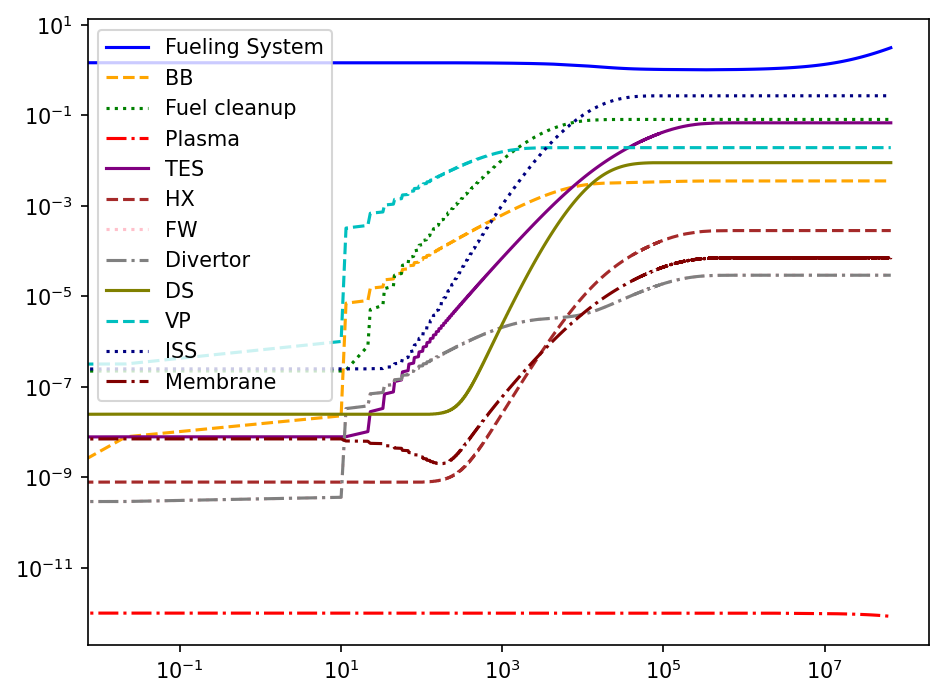

The Python source for this figure:
import sys
import os

# Add the source directory to sys.path when running from the repository.
SOURCE_DIR = os.path.abspath(os.path.join(os.path.dirname(__file__), "..", "src"))
if SOURCE_DIR not in sys.path:
    sys.path.insert(0, SOURCE_DIR)

# Use a writable matplotlib config dir and a non-interactive backend when
# running without a display server.
if "MPLCONFIGDIR" not in os.environ:
    os.environ["MPLCONFIGDIR"] = os.path.join("/tmp", "matplotlib")
    os.makedirs(os.environ["MPLCONFIGDIR"], exist_ok=True)

HEADLESS = not (os.environ.get("DISPLAY") or os.environ.get("WAYLAND_DISPLAY"))
if HEADLESS and "MPLBACKEND" not in os.environ:
    os.environ["MPLBACKEND"] = "Agg"

import matplotlib  # noqa: E402
import numpy as np  # noqa: E402
from matplotlib import pyplot as plt  # noqa: E402

from openfc import (  # noqa: E402
    BreedingBlanket,
    Component,
    ComponentMap,
    FuelingSystem,
    Plasma,
    Simulate,
)

LAMBDA = 1.73e-9 # Decay constant for tritium
AF = 0.7
N_burn = 9.3e-7 * AF # Tritium burn rate in the plasma adjusted for AF - THIS IS IMPACTING THE RESERVE INVENTORY
TBR = 1.073

# Residence times
tau_bb = 1.25 * 3600
tau_fc =  3600

tau_ofc = 2 * 3600
tau_ifc = 5 * 3600

tau_tes = 24 * 3600
tau_HX = 1 * 3600
tau_FW = 1000
tau_div = 1000
tau_ds = 3600
tau_vp = 600
tau_iss = 3 * 3600
tau_membrane = 100

# Flow fractions
fp_fw = 1e-4
fp_div = 1e-4
f_dir = 0.3
f_iss_ds = 0.1
tes_efficiency = 0.9
hx_to_fw = 0.33
hx_to_div = 0.33
hx_to_ds = 1e-4
hx_to_BB = 1 - hx_to_fw - hx_to_div - hx_to_ds

# General input parameters
I_startup = 1.1
TBE = 0.02
final_time = 2.1 * 3600 * 24 * 365 # NB: longer than doubling time
q = 0.25
t_res = 24 * 3600
I_reserve = N_burn/AF / TBE * q * t_res


# Define components
fueling_system = FuelingSystem("Fueling System", N_burn, TBE, initial_inventory=I_startup)
BB = BreedingBlanket("BB", tau_bb, initial_inventory=0, N_burn = N_burn, TBR = TBR)
FW = Component("FW", residence_time = tau_FW)
divertor = Component("Divertor", residence_time = tau_div)
fuel_cleanup = Component("Fuel cleanup", tau_fc)
plasma = Plasma("Plasma", N_burn, TBE, fp_fw=fp_fw, fp_div=fp_div)   
TES = Component("TES", residence_time = tau_tes)
HX = Component("HX", residence_time = tau_HX)
DS = Component("DS", residence_time = tau_ds)
VP = Component("VP", residence_time = tau_vp)
ISS = Component("ISS", residence_time = tau_iss)
membrane = Component("Membrane", residence_time = tau_membrane)

# Define ports
port1 = fueling_system.add_output_port("Fueling to Plasma")
port2 = plasma.add_input_port("Port 2", incoming_fraction= (1 - fp_div - fp_fw))
port3 = plasma.add_output_port("Plasma to VP")
port4 = fuel_cleanup.add_input_port("Port 4", incoming_fraction= 1 - f_dir)
port5 = fuel_cleanup.add_output_port("fuel_cleanup to ISS")
port6 = BB.add_output_port("OFC to TES")
port7 = fueling_system.add_input_port("Port 7", incoming_fraction=1 - f_iss_ds)
port8 = fuel_cleanup.add_input_port("Port 8")
port9 = TES.add_output_port("TES to Membrane")
port10 = TES.add_output_port("TES to HX")
port11 = TES.add_input_port("Port 11")
port12 = fueling_system.add_input_port("Port 12")
port13 = HX.add_input_port("Port 13", incoming_fraction= 1 - tes_efficiency)
port14 = HX.add_output_port("HX to BB")
port15 = BB.add_input_port("Port 15", incoming_fraction= hx_to_BB)
port16 = FW.add_input_port("Port 16", incoming_fraction=hx_to_fw)
port17 = FW.add_output_port("FW to BB")
port18 = divertor.add_input_port("Port 18", incoming_fraction=hx_to_div)
port19 = divertor.add_output_port("Divertor to FW")
port20 = HX.add_output_port("HX to FW")
port21 = HX.add_output_port("HX to div")
port22 = BB.add_input_port("Port 22")
port23 = BB.add_input_port("Port 23")
port24 = DS.add_input_port("Port 24", incoming_fraction=hx_to_ds)
port25 = DS.add_output_port("DS to ISS")
port26 = HX.add_output_port("HX to DS")
port27 = fuel_cleanup.add_input_port("Port 27")  
port28 = VP.add_input_port("Port 28")
port29 = VP.add_output_port("VP to fuel_cleanup")
port30 = VP.add_output_port("VP to Fueling System")
port31 = fueling_system.add_input_port("Port 31", incoming_fraction=f_dir)
port32 = ISS.add_input_port("Port 32")
port33 = ISS.add_input_port("Port 33")
port34 = ISS.add_output_port("ISS to fueling system")
port35 = DS.add_input_port("Port 35", incoming_fraction=f_iss_ds)
port36 = ISS.add_output_port("ISS to DS")
port37 = membrane.add_input_port("Port 37", incoming_fraction = tes_efficiency)
port38 = membrane.add_output_port("Membrane to fueling system")
port39 = fueling_system.add_output_port("Fueling to FW")
port40= fueling_system.add_output_port("Fueling to div")
port41 = FW.add_input_port("Port 41", incoming_fraction=fp_fw)
port42 = divertor.add_input_port("Port 42", incoming_fraction=fp_div)

# Add components to component map
component_map = ComponentMap()
component_map.add_component(fueling_system)
component_map.add_component(BB)
component_map.add_component(fuel_cleanup)
component_map.add_component(plasma)
component_map.add_component(TES)
component_map.add_component(HX)
component_map.add_component(FW)
component_map.add_component(divertor)
component_map.add_component(DS)
component_map.add_component(VP)
component_map.add_component(ISS)
component_map.add_component(membrane)

# Connect ports
component_map.connect_ports(fueling_system, port1, plasma, port2)
component_map.connect_ports(plasma, port3, VP, port28)
component_map.connect_ports(VP, port29, fuel_cleanup, port4)
component_map.connect_ports(VP, port30, fueling_system, port31)
component_map.connect_ports(fuel_cleanup, port5, ISS, port32)
component_map.connect_ports(BB, port6, TES, port11)
component_map.connect_ports(TES, port9, membrane, port37)
component_map.connect_ports(membrane, port38, fueling_system, port12)
component_map.connect_ports(TES, port10, HX, port13)
component_map.connect_ports(HX, port14, BB, port15)
component_map.connect_ports(HX, port20, FW, port16)
component_map.connect_ports(HX, port21, divertor, port18)
component_map.connect_ports(FW, port17, BB, port22)
component_map.connect_ports(divertor, port19, BB, port23)
component_map.connect_ports(HX, port26, DS, port24)
component_map.connect_ports(DS, port25, ISS, port33)
component_map.connect_ports(ISS, port34, fueling_system, port7)
component_map.connect_ports(ISS, port36, DS, port35)
component_map.connect_ports(fueling_system, port39, FW, port41)
component_map.connect_ports(fueling_system, port40, divertor, port42)

# component_map.print_connected_map()
# visualize_connections(component_map)
print(f'Startup inventory is: {fueling_system.tritium_inventory}')
simulation = Simulate(dt=0.01, dt_max = 1000, final_time=final_time, I_reserve=I_reserve, component_map=component_map, max_simulations=2)
t, y = simulation.run()
# np.savetxt('tritium_inventory.txt', [t,y], delimiter=',')

combinations = [
    ('b', '-'), ('orange', '--'), ('g', ':'), ('r', '-.'), 
    ('purple', '-'), ('brown', '--'), ('pink', ':'), ('gray', '-.'), 
    ('olive', '-'), ('c', '--'), ('navy', ':'), ('maroon', '-.')
]

fig,ax = plt.subplots()
for i, (color, linestyle) in enumerate(combinations):
    ax.loglog(t, np.array(y)[:,i], color=color, linestyle=linestyle)
# ax.loglog(t, y)
ax.legend(component_map.components.keys())
fig.tight_layout()

if HEADLESS or matplotlib.get_backend().lower() == "agg":
    output_path = os.path.join(os.path.dirname(__file__), "fuelCycle.png")
    fig.savefig(output_path, dpi=150, bbox_inches="tight")
    print(f"Saved plot to {output_path}")
else:
    plt.show()
print(f"Component inventories: {component_map.components.keys()}: {y[-1]}\n")

for component in component_map.components.values():
    print(f"Component: {component.name}, inflow: {component.inflow[-1]:.4f} kg/s, outflow: {component.outflow[-1]:.4f} kg/s")
